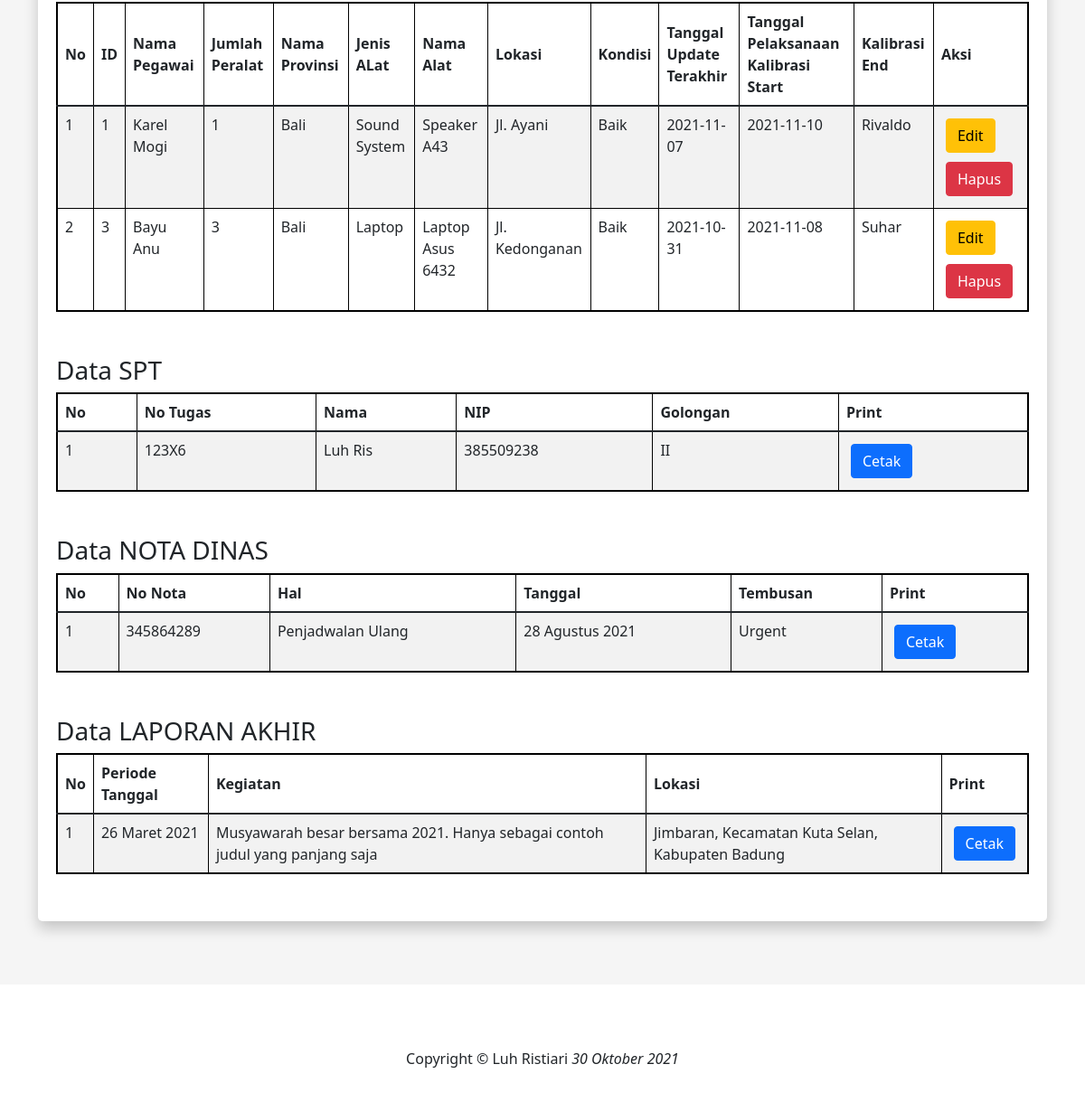
Page / (signed in, lower part) on the earlier database version.
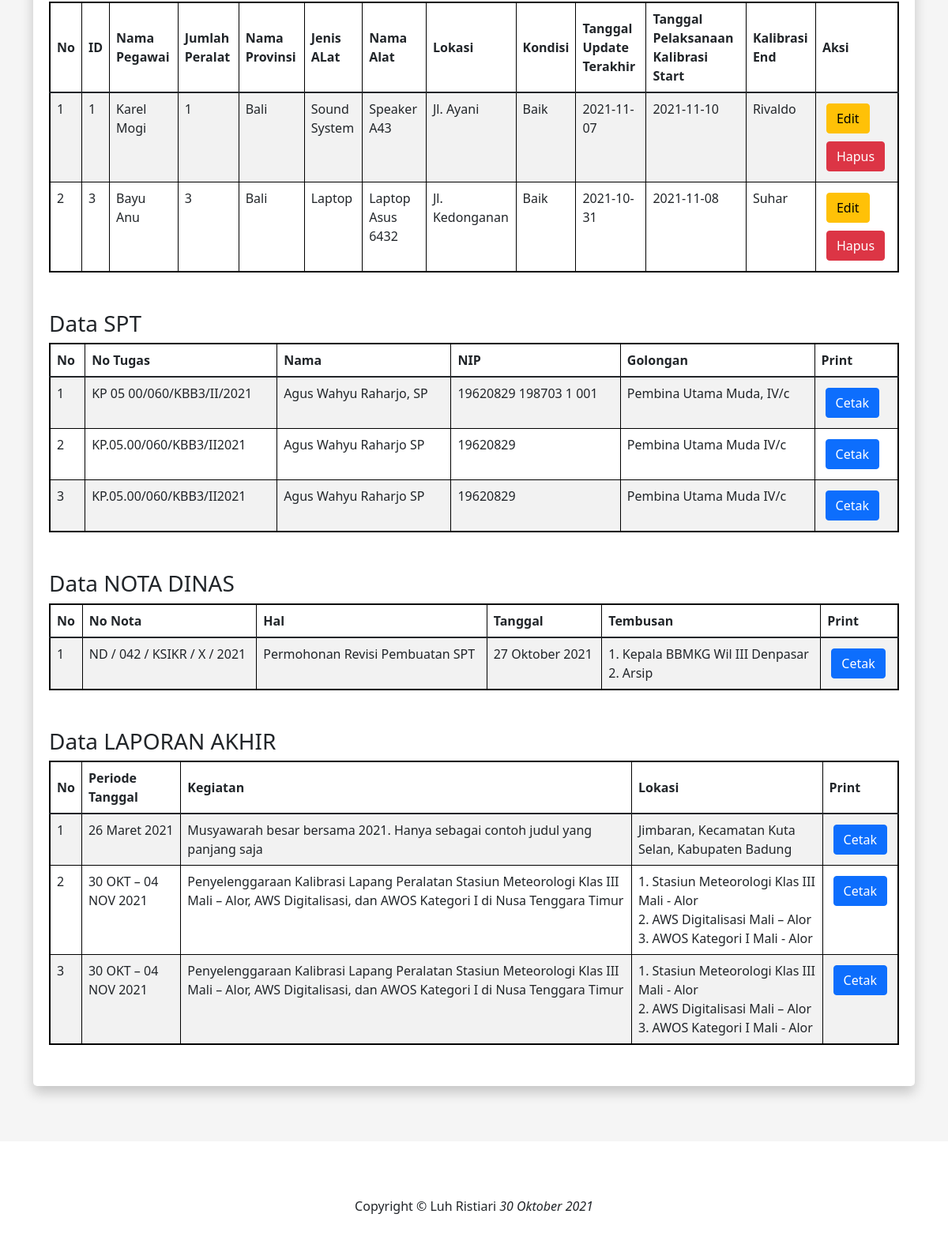
Same page on the later database version.
### tables this page shows
CREATE TABLE `data_bmkg` (
  `id` int(11) NOT NULL,
  `pegawai` varchar(64) NOT NULL,
  `jumlah_peralatan` int(11) NOT NULL,
  `provinsi` varchar(64) NOT NULL,
  `jenis_alat` varchar(64) NOT NULL,
  `nama_alat` varchar(64) NOT NULL,
  `lokasi` varchar(64) NOT NULL,
  `kondisi` varchar(64) NOT NULL,
  `tanggal_update` date NOT NULL,
  `tanggal_pelaksanaan` date NOT NULL,
  `kalibrasi_end` varchar(64) NOT NULL
);

CREATE TABLE `spt` (
  `id` int(11) NOT NULL,
  `no-tugas` text NOT NULL,
  `nama` text NOT NULL,
  `nip` text NOT NULL,
  `gol` text NOT NULL,
  `jabatan-utama` text NOT NULL,
  `unit-kerja` text NOT NULL,
  `nama1` text NOT NULL,
  `nip1` text NOT NULL,
  `gol1` text NOT NULL,
  `jabatan1` text NOT NULL,
  `nama2` text NOT NULL,
  `nip2` text NOT NULL,
  `gol2` text NOT NULL,
  `jabatan2` text NOT NULL,
  `tugas` text NOT NULL,
  `lokasi` text NOT NULL,
  `lama` text NOT NULL,
  `tanggal-berangkat` text NOT NULL,
  `dana` text NOT NULL
);

CREATE TABLE `nota` (
  `id` int(11) NOT NULL,
  `nomor` text NOT NULL,
  `yth` text NOT NULL,
  `dari` text NOT NULL,
  `hal` text NOT NULL,
  `tanggal` text NOT NULL,
  `tembusan` text NOT NULL,
  `tugas` text NOT NULL,
  `lokasi` text NOT NULL,
  `selama` text NOT NULL,
  `tanggal-berangkat` text NOT NULL,
  `tanggal-kembali` text NOT NULL,
  `sumber-dana` text NOT NULL,
  `nama` text NOT NULL,
  `nip` text NOT NULL,
  `pangkat` text NOT NULL,
  `jabatan` text NOT NULL,
  `nama2` text NOT NULL,
  `nip2` text NOT NULL,
  `pangkat2` text NOT NULL,
  `jabatan2` text NOT NULL,
  `nama3` text NOT NULL,
  `nip3` text NOT NULL,
  `pangkat3` text NOT NULL,
  `jabatan3` text NOT NULL
);

CREATE TABLE `laporan` (
  `id` int(11) NOT NULL,
  `periode-tanggal` text NOT NULL,
  `judul-kegiatan` text NOT NULL,
  `pendahuluan` text NOT NULL,
  `pelaksana` text NOT NULL,
  `dasar-kegiatan` text NOT NULL,
  `lokasi` text NOT NULL,
  `lingkup-kegiatan` text NOT NULL,
  `hasil` text NOT NULL,
  `rekomendasi` text NOT NULL,
  `foto` text NOT NULL,
  `keterangan-foto` text NOT NULL,
  `penyusunLaporan1` varchar(64) NOT NULL,
  `penyusunLaporan2` varchar(64) NOT NULL,
  `penyusunLaporan3` varchar(64) NOT NULL
);

### index.php (the view, shortened to what this page needs)
<?php
require 'conn.php';
$result = mysqli_query($conn, "SELECT * FROM data_bmkg");
?>
<!doctype html>
<html lang="en">
  <head>
    <link href="https://cdn.jsdelivr.net/npm/bootstrap@5.1.3/dist/css/bootstrap.min.css" rel="stylesheet">
    <link href="src/style.css" rel="stylesheet">
  </head>
  <body>
<main>
    <div class="container">
        <div class="card">
        <div class="table-responsive my-3">
          <table class="table table-bordered table-hover table-striped">
            <thead>
                <tr>
                    <th>No</th>
                    <th>ID</th>
                    <th>Nama Pegawai</th>
                    <th>Jumlah Peralat</th>
                    <th>Nama Provinsi</th>
                    <th>Jenis ALat</th>
                    <th>Nama Alat</th>
                    <th>Lokasi</th>
                    <th>Kondisi</th>
                    <th>Tanggal Update Terakhir</th>
                    <th>Tanggal Pelaksanaan Kalibrasi Start</th>
                    <th>Kalibrasi End</th>
                    <th>Aksi</th>
                </tr>
            </thead>
            <tbody>
            <?php $i = 1; ?>
            <?php foreach ($result as $data) : ?>
              <tr>
                <td><?= $i++; ?></td>
                <td><?= nl2br($data["id"]) ?></td>
                <td><?= nl2br($data["pegawai"]) ?></td>
                <td><?= nl2br($data["jumlah_peralatan"]) ?></td>
                <td><?= nl2br($data["provinsi"]) ?></td>
                <td><?= nl2br($data["jenis_alat"]) ?></td>
                <td><?= nl2br($data["nama_alat"]) ?></td>
                <td><?= nl2br($data["lokasi"]) ?></td>
                <td><?= nl2br($data["kondisi"]) ?></td>
                <td><?= nl2br($data["tanggal_update"]) ?></td>
                <td><?= nl2br($data["tanggal_pelaksanaan"]) ?></td>
                <td><?= nl2br($data["kalibrasi_end"]) ?></td>
                <td>
                  <a href="edit.php?id=<?= $data['id'] ?>" type="button" class="btn btn-warning">Edit</a>
                  <a href="hapus.php?id=<?= $data['id'] ?>" type="button" class="btn btn-danger">Hapus</a>
                </td>
              </tr>
            <?php endforeach; ?>
            </tbody>
          </table>
        </div>
        <?php if($_SESSION['role'] == "admin") :  ?>
          <div class="my-3 table-responsive">
            <h3>Data SPT</h3>
            <table class="table table-bordered table-hover table-striped">
              <thead>
                  <tr>
                      <th>No</th>
                      <th>No Tugas</th>
                      <th>Nama</th>
                      <th>NIP</th>
                      <th>Golongan</th>
                      <th>Print</th>
                  </tr>
              </thead>
              <tbody>
              <?php
              $i = 1;
              $spt = mysqli_query($conn, "SELECT * FROM spt");
              ?>
              <?php foreach ($spt as $data) : ?>
                <tr>
                  <td><?= $i++; ?></td>
                  <td><?= nl2br($data["no-tugas"]) ?></td>
                  <td><?= nl2br($data["nama"]) ?></td>
                  <td><?= nl2br($data["nip"]) ?></td>
                  <td><?= nl2br($data["gol"]) ?></td>
                  <td>
                    <form action="print.php" method="post">
                      <button class="btn btn-primary" type="submit" name="cetak-spt">Cetak</button>
                    </form>
                  </td>
                </tr>
              <?php endforeach; ?>
              </tbody>
              </table>
          </div>
          <div class="my-3 table-responsive">
            <h3>Data NOTA DINAS</h3>
            <table class="table table-bordered table-hover table-striped">
              <thead>
                  <tr>
                      <th>No</th>
                      <th>No Nota</th>
                      <th>Hal</th>
                      <th>Tanggal</th>
                      <th>Tembusan</th>
                      <th>Print</th>
                  </tr>
              </thead>
              <tbody>
              <?php
              $i = 1;
              $nota = mysqli_query($conn, "SELECT * FROM nota");
              ?>
              <?php foreach ($nota as $data) : ?>
                <tr>
                  <td><?= $i++; ?></td>
                  <td><?= nl2br($data["nomor"]) ?></td>
                  <td><?= nl2br($data["hal"]) ?></td>
                  <td><?= nl2br($data["tanggal"]) ?></td>
                  <td><?= nl2br($data["tembusan"]) ?></td>
                  <td>
                    <form action="print.php" method="post">
                      <button class="btn btn-primary" type="submit" name="cetak-nota">Cetak</button>
                    </form>
                  </td>
                </tr>
              <?php endforeach; ?>
              </tbody>
              </table>
          </div>
          <div class="my-3 table-responsive">
            <h3>Data LAPORAN AKHIR</h3>
            <table class="table table-bordered table-hover table-striped">
              <thead>
                <tr>
                  <th>No</th>
                  <th>Periode Tanggal</th>
                  <th>Kegiatan</th>
                  <th>Lokasi</th>
                  <th>Print</th>
                </tr>
              </thead>
              <tbody>
                <?php
                $i = 1;
                $laporan = mysqli_query($conn, "SELECT * FROM laporan");
                ?>
                <?php foreach ($laporan as $data) : ?>
                <tr>
                  <td><?= $i++; ?></td>
                  <td><?= nl2br($data["periode-tanggal"]) ?></td>
                  <td><?= nl2br($data["judul-kegiatan"]) ?></td>
                  <td><?= nl2br($data["lokasi"]) ?></td>
                  <td>
                    <form action="print.php" method="post">
                      <button class="btn btn-primary" type="submit" name="cetak-laporan">Cetak</button>
                    </form>
                  </td>
                </tr>
                <?php endforeach; ?>
              </tbody>
            </table>
          </div>
        <?php endif; ?>
    </div>
</div>
</main>
<?php require 'templates/footer.php' ?>
  </body>
</html>

### templates/footer.php
<footer class="footer-wrapper">
    <p>Copyright &copy; Luh Ristiari <em class="pull-right">30 Oktober 2021</em></p>
</footer>

### src/style.css (style rules this page uses)
html, body { height: 100%; }
main { display: -ms-flexbox; display: flex; -ms-flex-align: center; align-items: center; padding-top: 40px; padding-bottom: 40px; background-color: #f5f5f5; }
.card { box-shadow: 0 8px 16px 0 rgba(0, 0, 0, 0.2); border-radius: 5px; padding: 20px; margin-top: 20px; margin-bottom: 30px; background-color: white; border: 2px; }
.table { border: 2px solid black; width: 100%; }
.btn { margin: 5px; }
footer { background: white; margin-top: 50px; padding: 20px; }
footer p { text-align: center; }
.table-responsive { word-wrap: break-word; overflow-wrap: break-word; width: 100%; }
table td { padding: 0px 10px; word-wrap: break-word; overflow-wrap: break-word; vertical-align: top; }
table th { vertical-align: middle; }

Differences in the rows shown:
changed spt: value "123X6" → "KP 05 00/060/KBB3/II/2021"; nama "Luh Ris" → "Agus Wahyu Raharjo, SP"; nip "385509238" → "19620829 198703 1 001"; gol "II" → "Pembina Utama Muda, IV/c"
added spt: value "KP.05.00/060/KBB3/II2021", nama "Agus Wahyu Raharjo SP", nip "19620829", gol "Pembina Utama Muda IV/c"
added spt: value "KP.05.00/060/KBB3/II2021", nama "Agus Wahyu Raharjo SP", nip "19620829", gol "Pembina Utama Muda IV/c"
changed nota: nomor "345864289" → "ND / 042 / KSIKR / X / 2021"; hal "Penjadwalan Ulang" → "Permohonan Revisi Pembuatan SPT"; tanggal "28 Agustus 2021" → "27 Oktober 2021"; tembusan "Urgent" → "1. Kepala BBMKG Wil III Denpasar 2. Arsip"
added laporan: value "30 OKT – 04 NOV 2021", value "Penyelenggaraan Kalibrasi Lapang Peralatan Stasiun Meteorologi Klas III Mali – Alor, AWS Digitalisasi, dan AWOS Kategori I di Nusa Tenggara Timur", lokasi "1. Stasiun Meteorologi Klas III Mali - Alor 2. AWS Digitalisasi Mali – Alor 3. AWOS Kategori I Mali - Alor"
added laporan: value "30 OKT – 04 NOV 2021", value "Penyelenggaraan Kalibrasi Lapang Peralatan Stasiun Meteorologi Klas III Mali – Alor, AWS Digitalisasi, dan AWOS Kategori I di Nusa Tenggara Timur", lokasi "1. Stasiun Meteorologi Klas III Mali - Alor 2. AWS Digitalisasi Mali – Alor 3. AWOS Kategori I Mali - Alor"
